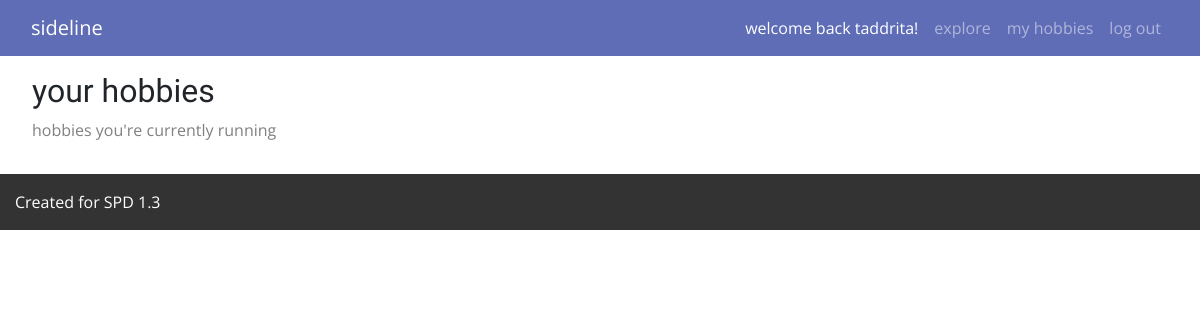
The app's page /my-hobbies/ (signed in), older data.
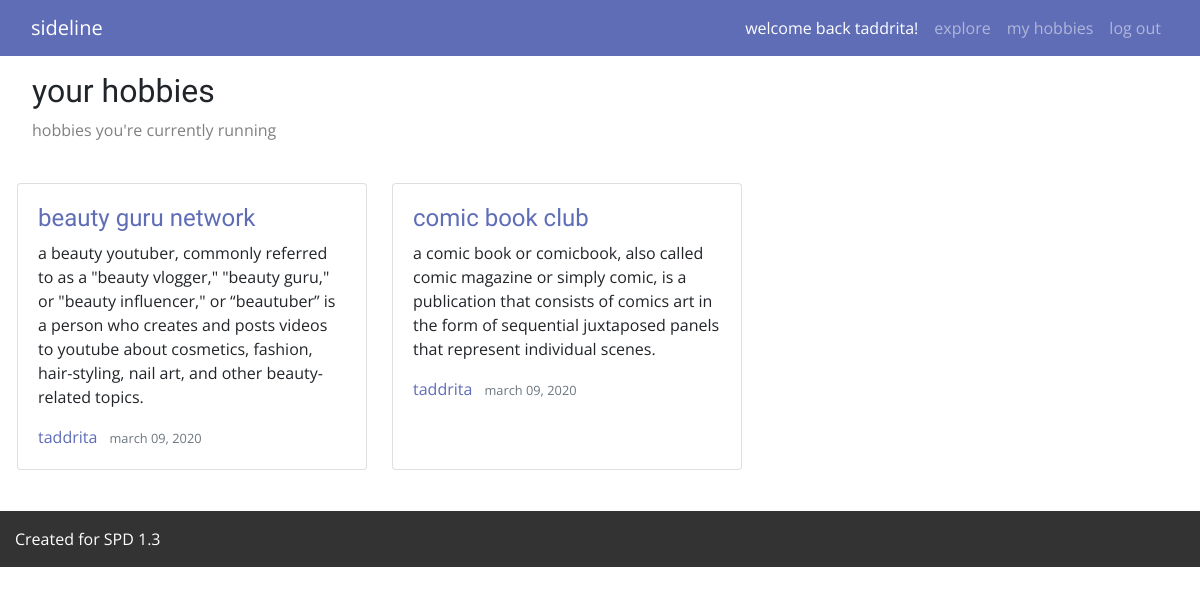
The same page, newer data.
### hobbies/models.py (models this page shows, shortened)
class Hobbies(models.Model):
    title = models.CharField(max_length=100)
    content = models.TextField()
    img_url = models.URLField(max_length=1000, default="https://www.okea.org/wp-content/uploads/2019/10/placeholder.png")
    date_posted = models.DateTimeField(default=timezone.now)
    author = models.ForeignKey(User, on_delete=models.SET_NULL, null=True)

### hobbies/views.py (the view)
# urls.py: path('my-hobbies/', HobbiesListView.as_view(), name='hobbies-list'),
class HobbiesListView(ListView):
    model = Hobbies
    template_name = 'hobbies/list.html'    #<app>/<model>_<viewtype>.html
    context_object_name = 'hobbies'
    ordering = ['-date_posted']

### hobbies/templates/hobbies/hobbies_list.html (shortened to what this page needs)
{% extends "hobbies/base.html" %}
{% load static %}
{% block content %}
    <h2>your hobbies</h2>
    <p style="color:gray">hobbies you're currently running</p>
    <div class="row hobby">
        {% for hobby in hobbies %}
            {% if hobby.author == user %}
                <div class="card hobby-card">
                    <div class="card-body">
                        <h4><a class="card-title" href="{% url 'hobbies-detail' hobby.id %}">{{ hobby.title }}</a></h4>
                        <p class="card-text">{{ hobby.content }}</p>
                        <div class="">
                            <a class="mr-2" href="#">{{ hobby.author }}</a>
                            <small class="text-muted">{{ hobby.date_posted|date:"F d, Y" }}</small>
                        </div>
                    </div>
                </div>
            {% endif %}
        {% endfor %}
    </div>
{% endblock content %}

### hobbies/templates/hobbies/base.html (shortened to what this page needs)
<!DOCTYPE html>
<html>
    <head>
        <link rel="stylesheet" href="https://cdnjs.cloudflare.com/ajax/libs/twitter-bootstrap/4.3.1/css/bootstrap.min.css">
        {% load static %}
        <link rel='stylesheet' href="{% static 'css/style.css' %}">
    </head>
    <body>
        <nav class="navbar navbar-expand-md sticky-top">
            <div class="container-fluid">
                <a class="navbar-brand" href="{% url 'hobbies-home' %}">sideline</a>
                <div class="navbar-dark collapse navbar-collapse" id="navcol-1">
                    {% if request.user.is_authenticated %}
                        <ul class="nav navbar-nav ml-auto">
                            <li class="nav-link" id="user-welcome" role="presentation">welcome back {{ user.username }}!</li>
                            <li class="nav-item" role="presentation"><a class="nav-link" href="{% url 'hobbies-explore' %}">explore</a></li>
                            <li class="nav-item" role="presentation"><a class="nav-link" href="{% url 'hobbies-list' %}">my hobbies</a></li>
                            <li class="nav-item" role="presentation"><a class="nav-link" href="{% url 'logout' %}">log out</a></li>
                        </ul>
                    {% endif %}
                </div>
            </div>
        </nav>
        <div class="content container-fluid">
            {% block content %}
            {% endblock %}
        </div>
        <div class="container-fluid section footer">
            <p>Created for SPD 1.3</p>
        </div>
    </body>
</html>

### static/css/style.css (style rules this page uses)
html, body { font-family: 'Open Sans', sans-serif; }
h1, h2, h3, h4, h5 { font-family: 'Ubuntu', sans-serif; }
.navbar { background-color: #5f6db7; }
.navbar-brand { color: white; }
#user-welcome { color: white; }
.content { padding: 16px 32px; }
.section { margin: 0px 0px 50px 0px; }
.footer { background-color: #333; color: white; display: flex; margin: 0; padding-top: 16px; }
a { color: #5f6db7; }
.hobby { display: flex; flex-direction: row; }
.hobby-card { width: 350px; margin: 25px 25px 25px 0px; text-transform: lowercase; }
.hobby-card a { color: #5f6db7; }

Row changes from the older to the newer data that the page shows:
added Hobbies: title "beauty guru network", content "a beauty youtuber, commonly referred to as a \"beauty vlogger,\" \"beauty guru,\" or \"beauty influencer,\" or “beautuber” is a person who creates and posts videos to youtube about cosmetics, fashion, hair-styling, nail art, and other beauty-related topics.", author "taddrita", date_posted "march 09, 2020"
added Hobbies: title "comic book club", content "a comic book or comicbook, also called comic magazine or simply comic, is a publication that consists of comics art in the form of sequential juxtaposed panels that represent individual scenes.", author "taddrita", date_posted "march 09, 2020"
